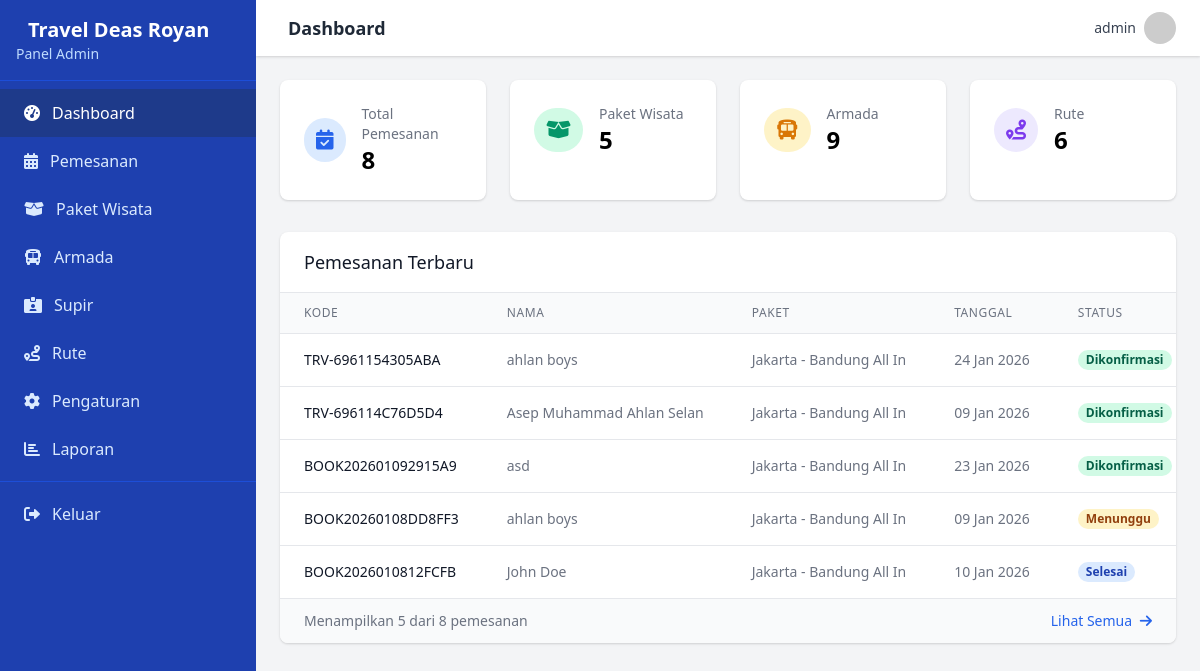
The page /admin/index.php (signed in) on the database its author committed.
### tables this page shows
CREATE TABLE `booking` (
  `id` int(11) NOT NULL,
  `kode_booking` varchar(20) NOT NULL,
  `nama_pemesan` varchar(100) NOT NULL,
  `no_wa` varchar(20) NOT NULL,
  `id_paket` int(11) NOT NULL,
  `id_armada` int(11) DEFAULT NULL,
  `id_supir` int(11) DEFAULT NULL,
  `tanggal_berangkat` date NOT NULL,
  `total_harga` decimal(12,2) NOT NULL,
  `status` enum('menunggu','dikonfirmasi','ditolak','selesai') DEFAULT 'menunggu',
  `catatan` text DEFAULT NULL,
  `created_at` timestamp NOT NULL DEFAULT current_timestamp(),
  `updated_at` timestamp NOT NULL DEFAULT current_timestamp() ON UPDATE current_timestamp()
);

CREATE TABLE `paket` (
  `id` int(11) NOT NULL,
  `nama_paket` varchar(100) NOT NULL,
  `id_rute` int(11) NOT NULL,
  `jenis_layanan` enum('all_in','non_all_in') NOT NULL,
  `harga` decimal(12,2) NOT NULL,
  `deskripsi` text DEFAULT NULL,
  `created_at` timestamp NOT NULL DEFAULT current_timestamp(),
  `updated_at` timestamp NOT NULL DEFAULT current_timestamp() ON UPDATE current_timestamp(),
  `status` enum('aktif','nonaktif') DEFAULT 'aktif'
);

### admin/index.php (the view, shortened to what this page needs)
<?php
require_once '../config/config.php';
$counts = [
    'bookings' => $pdo->query("SELECT COUNT(*) FROM booking")->fetchColumn(),
    'packages' => $pdo->query("SELECT COUNT(*) FROM paket")->fetchColumn(),
    'fleets' => $pdo->query("SELECT COUNT(*) FROM armada")->fetchColumn(),
    'routes' => $pdo->query("SELECT COUNT(*) FROM rute")->fetchColumn(),
];
$recentBookings = $pdo->query("
    SELECT b.*, p.nama_paket, a.nama as nama_armada
    FROM booking b
    JOIN paket p ON b.id_paket = p.id
    JOIN armada a ON b.id_armada = a.id
    ORDER BY b.created_at DESC
    LIMIT 5
")->fetchAll();
?>
    <div class="grid grid-cols-1 md:grid-cols-2 lg:grid-cols-4 gap-6 mb-8">
        <div class="bg-white rounded-lg shadow p-6 card hover:shadow-md transition-shadow">
            <div class="flex items-center">
                <div class="p-3 rounded-full bg-blue-100 text-blue-600 mr-4">
                    <i class="fas fa-calendar-check text-xl"></i>
                </div>
                <div>
                    <p class="text-gray-500 text-sm">Total Pemesanan</p>
                    <h3 class="text-2xl font-bold"><?php echo number_format($counts['bookings']); ?></h3>
                </div>
            </div>
        </div>
        <div class="bg-white rounded-lg shadow p-6 card hover:shadow-md transition-shadow">
            <div class="flex items-center">
                <div class="p-3 rounded-full bg-green-100 text-green-600 mr-4">
                    <i class="fas fa-box-open text-xl"></i>
                </div>
                <div>
                    <p class="text-gray-500 text-sm">Paket Wisata</p>
                    <h3 class="text-2xl font-bold"><?php echo number_format($counts['packages']); ?></h3>
                </div>
            </div>
        </div>
        <div class="bg-white rounded-lg shadow p-6 card hover:shadow-md transition-shadow">
            <div class="flex items-center">
                <div class="p-3 rounded-full bg-yellow-100 text-yellow-600 mr-4">
                    <i class="fas fa-bus text-xl"></i>
                </div>
                <div>
                    <p class="text-gray-500 text-sm">Armada</p>
                    <h3 class="text-2xl font-bold"><?php echo number_format($counts['fleets']); ?></h3>
                </div>
            </div>
        </div>
        <div class="bg-white rounded-lg shadow p-6 card hover:shadow-md transition-shadow">
            <div class="flex items-center">
                <div class="p-3 rounded-full bg-purple-100 text-purple-600 mr-4">
                    <i class="fas fa-route text-xl"></i>
                </div>
                <div>
                    <p class="text-gray-500 text-sm">Rute</p>
                    <h3 class="text-2xl font-bold"><?php echo number_format($counts['routes']); ?></h3>
                </div>
            </div>
        </div>
    </div>
    <div class="bg-white rounded-lg shadow overflow-hidden">
        <div class="px-6 py-4 border-b border-gray-200">
            <h3 class="text-lg font-medium text-gray-900">Pemesanan Terbaru</h3>
        </div>
        <div class="overflow-x-auto">
            <table class="min-w-full divide-y divide-gray-200">
                <thead class="bg-gray-50">
                    <tr>
                        <th class="px-6 py-3 text-left text-xs font-medium text-gray-500 uppercase tracking-wider">Kode</th>
                        <th class="px-6 py-3 text-left text-xs font-medium text-gray-500 uppercase tracking-wider">Nama</th>
                        <th class="px-6 py-3 text-left text-xs font-medium text-gray-500 uppercase tracking-wider">Paket</th>
                        <th class="px-6 py-3 text-left text-xs font-medium text-gray-500 uppercase tracking-wider">Tanggal</th>
                        <th class="px-6 py-3 text-left text-xs font-medium text-gray-500 uppercase tracking-wider">Status</th>
                    </tr>
                </thead>
                <tbody class="bg-white divide-y divide-gray-200">
                    <?php if (count($recentBookings) > 0): ?>
                        <?php foreach ($recentBookings as $booking): ?>
                            <tr>
                                <td class="px-6 py-4 whitespace-nowrap text-sm font-medium text-gray-900">
                                    <?php echo htmlspecialchars($booking['kode_booking']); ?>
                                </td>
                                <td class="px-6 py-4 whitespace-nowrap text-sm text-gray-500">
                                    <?php echo htmlspecialchars($booking['nama_pemesan']); ?>
                                </td>
                                <td class="px-6 py-4 whitespace-nowrap text-sm text-gray-500">
                                    <?php echo htmlspecialchars($booking['nama_paket']); ?>
                                </td>
                                <td class="px-6 py-4 whitespace-nowrap text-sm text-gray-500">
                                    <?php echo date('d M Y', strtotime($booking['tanggal_berangkat'])); ?>
                                </td>
                                <td class="px-6 py-4 whitespace-nowrap">
                                    <?php
                                    $status_classes = [
                                        'menunggu' => 'bg-yellow-100 text-yellow-800',
                                        'dikonfirmasi' => 'bg-green-100 text-green-800',
                                        'ditolak' => 'bg-red-100 text-red-800',
                                        'selesai' => 'bg-blue-100 text-blue-800'
                                    ];
                                    $status_text = [
                                        'menunggu' => 'Menunggu',
                                        'dikonfirmasi' => 'Dikonfirmasi',
                                        'ditolak' => 'Ditolak',
                                        'selesai' => 'Selesai'
                                    ];
                                    $status = $booking['status'] ?? 'menunggu';
                                    $class = $status_classes[$status] ?? 'bg-gray-100 text-gray-800';
                                    $text = $status_text[$status] ?? ucfirst($status);
                                    ?>
                                    <span class="px-2 inline-flex text-xs leading-5 font-semibold rounded-full <?php echo $class; ?>">
                                        <?php echo $text; ?>
                                    </span>
                                </td>
                            </tr>
                        <?php endforeach; ?>
                    <?php endif; ?>
                </tbody>
            </table>
        </div>
        <div class="bg-gray-50 px-6 py-3 flex items-center justify-between border-t border-gray-200">
            <div class="text-sm text-gray-500">
                Menampilkan <?php echo min(5, count($recentBookings)); ?> dari <?php echo $counts['bookings']; ?> pemesanan
            </div>
            <a href="bookings.php" class="text-sm font-medium text-blue-600 hover:text-blue-500">
                Lihat Semua <i class="fas fa-arrow-right ml-1"></i>
            </a>
        </div>
    </div>
<link href="https://cdn.jsdelivr.net/npm/sweetalert2@11/dist/sweetalert2.min.css" rel="stylesheet">
<?php
include 'includes/layout.php';
?>

### rows shown on the page
booking: kode_booking "TRV-6961154305ABA", nama_pemesan "ahlan boys", id_paket.nama_paket "Jakarta - Bandung All In", tanggal_berangkat "24 Jan 2026", status "Dikonfirmasi"
booking: kode_booking "TRV-696114C76D5D4", nama_pemesan "Asep Muhammad Ahlan Selan", id_paket.nama_paket "Jakarta - Bandung All In", tanggal_berangkat "09 Jan 2026", status "Dikonfirmasi"
booking: kode_booking "BOOK202601092915A9", nama_pemesan "asd", id_paket.nama_paket "Jakarta - Bandung All In", tanggal_berangkat "23 Jan 2026", status "Dikonfirmasi"
booking: kode_booking "BOOK20260108DD8FF3", nama_pemesan "ahlan boys", id_paket.nama_paket "Jakarta - Bandung All In", tanggal_berangkat "09 Jan 2026", status "Menunggu"
booking: kode_booking "BOOK2026010812FCFB", nama_pemesan "John Doe", id_paket.nama_paket "Jakarta - Bandung All In", tanggal_berangkat "10 Jan 2026", status "Selesai"

### other values the page prints
constant('site_name') "Travel Deas Royan"
$page_title "Dashboard"
$_SESSION['admin_username'] "admin"
$counts['bookings'] "8"
$counts['packages'] "5"
$counts['fleets'] "9"
$counts['routes'] "6"
min(5, count($recentBookings)) "5"
